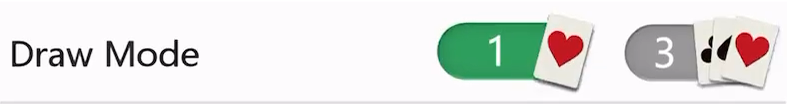
#> input picture assets/ui/settings-draw-mode-1-reference.png, 787 x 104 px
$ python extract_win_streak_trophy.py ../assets/ui/settings-draw-mode-1-reference.png out.png
#> lines starting #> are read from the running program, lines starting #| are printed output that depends on the picture
#!/usr/bin/env python3
"""Remove the sampled navy result background from the captured trophy sprite."""

import argparse
from pathlib import Path

from PIL import Image


BACKGROUND = (1, 12, 25)
KEY_START = 3
KEY_END = 36


def main() -> None:
    parser = argparse.ArgumentParser(description=__doc__)
    parser.add_argument("source", type=Path, help="the cropped win-trophy-reference.png sprite")
    parser.add_argument("output", type=Path, help="transparent PNG output path")
    args = parser.parse_args()

    with Image.open(args.source) as source:
#> source is the input picture: PIL image 787x104 RGB; mean R, G, B 225.3, 227.3, 224.5
        pixels = []
        for red, green, blue, _ in source.convert("RGBA").getdata():
            distance = max(abs(red - BACKGROUND[0]), abs(green - BACKGROUND[1]), abs(blue - BACKGROUND[2]))
            alpha = max(0.0, min(1.0, (distance - KEY_START) / (KEY_END - KEY_START)))
            if alpha < 0.025:
                pixels.append((0, 0, 0, 0))
                continue
            unpremultiplied = tuple(
                max(0, min(255, round((value - background * (1 - alpha)) / alpha)))
                for value, background in zip((red, green, blue), BACKGROUND)
            )
            pixels.append((*unpremultiplied, round(alpha * 255)))
#> after the loop, pixels = 81848 items

        output = Image.new("RGBA", source.size)
#> output: PIL image 787x104 RGBA; every value is 0
        output.putdata(pixels)
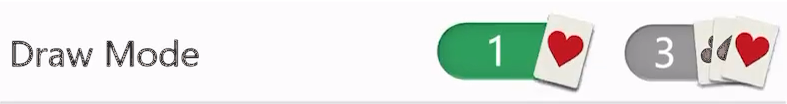
#> output: PIL image 787x104 RGBA; mean R, G, B, A 225.4, 227.3, 224.5, 253.6; transparent parts drawn white
        args.output.parent.mkdir(parents=True, exist_ok=True)
        output.save(args.output, optimize=True)
    print(f"{args.output} {args.output.stat().st_size} bytes")


if __name__ == "__main__":
    main()
